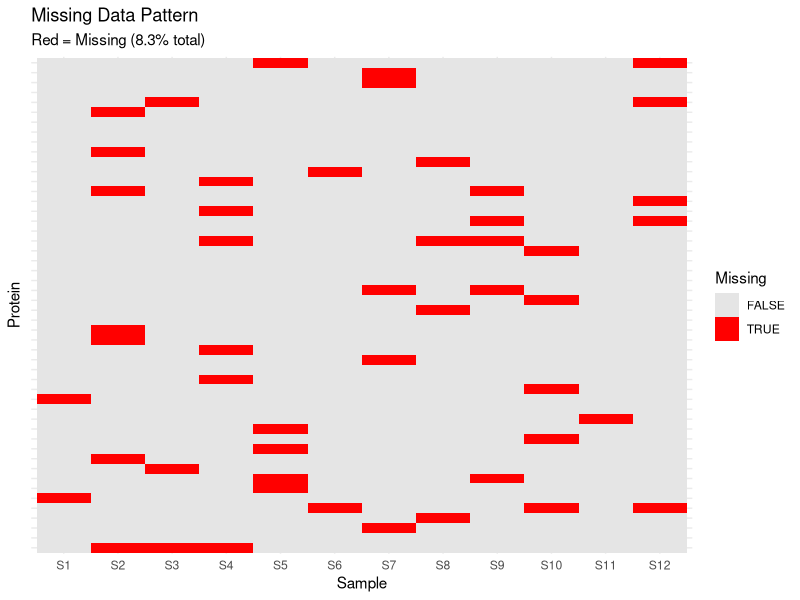
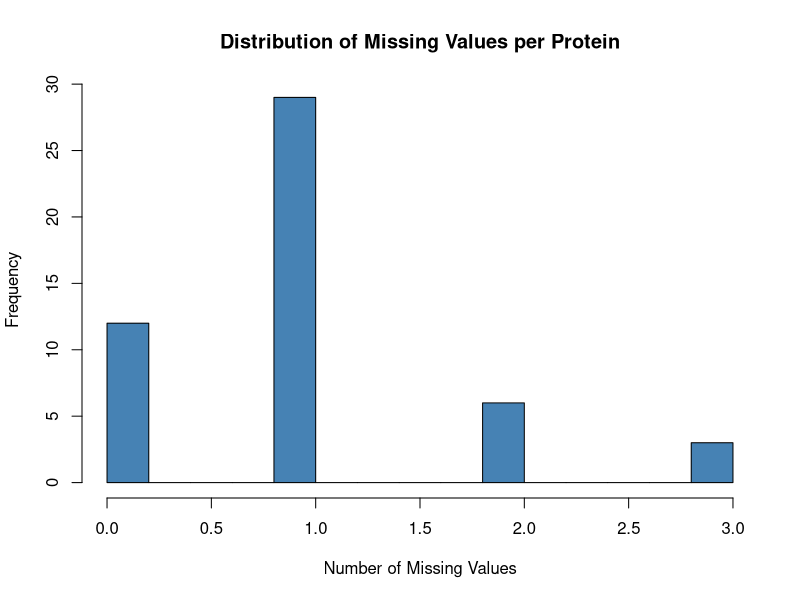
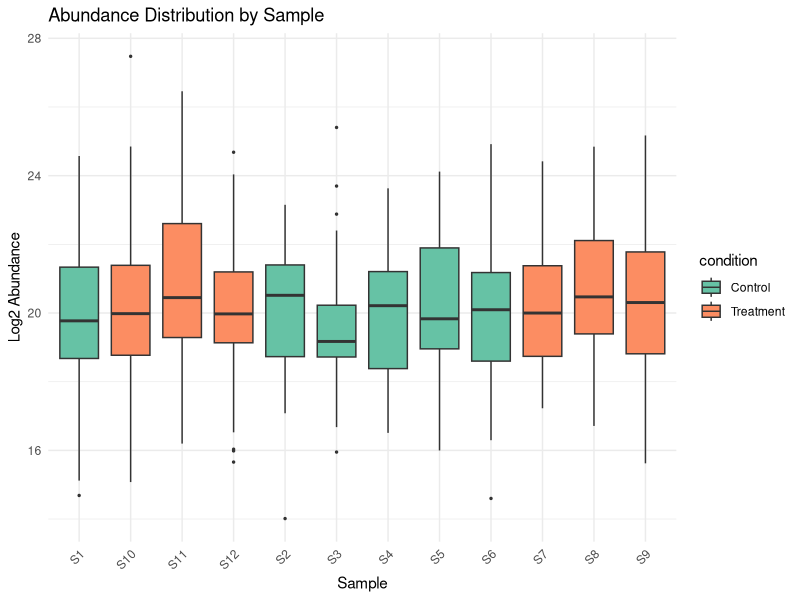
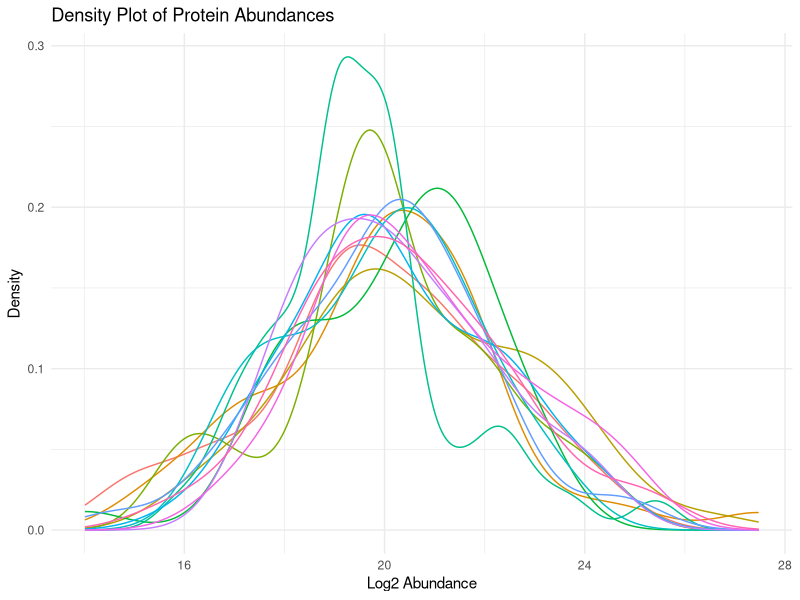
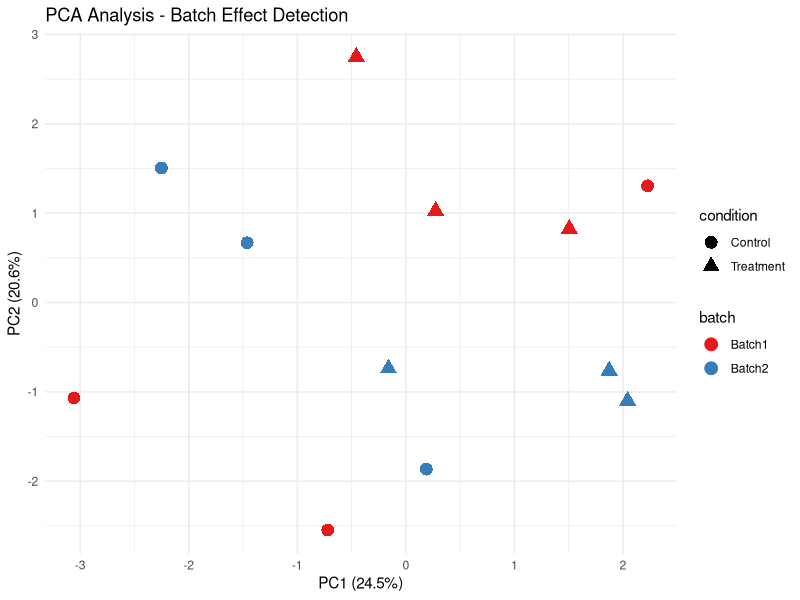
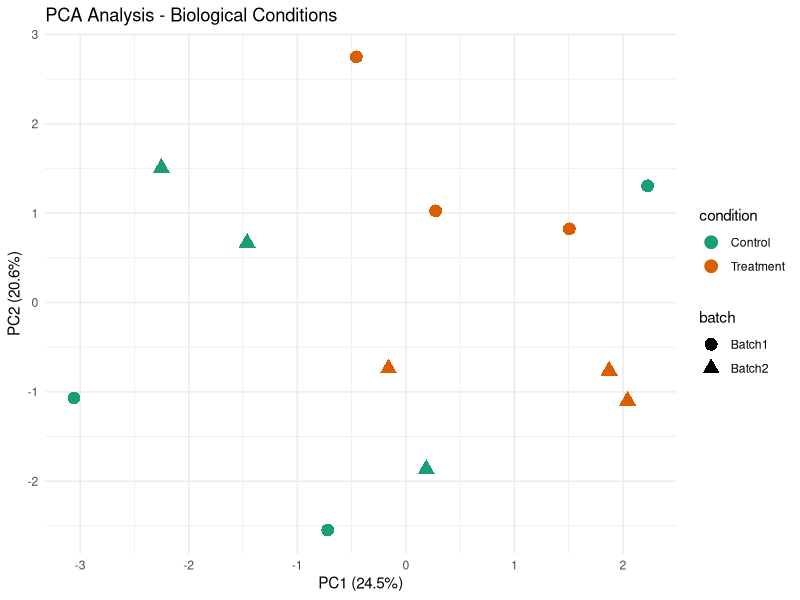
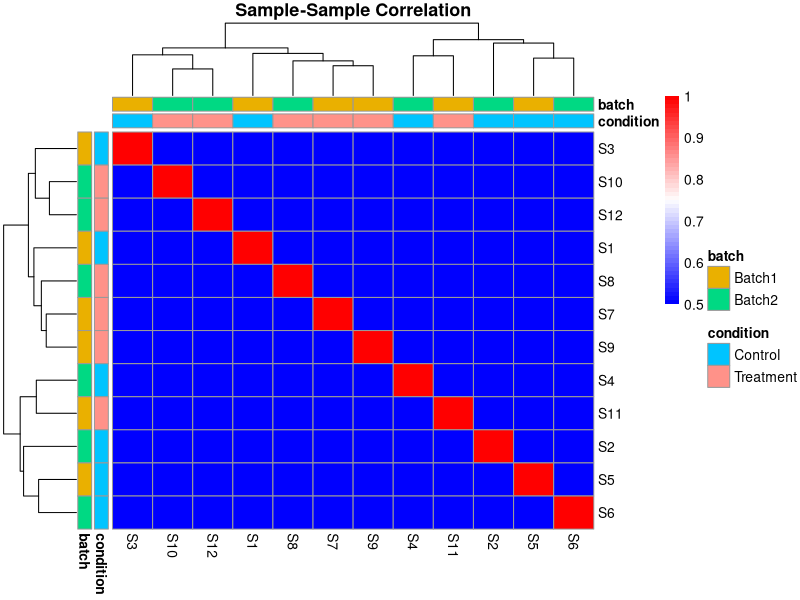
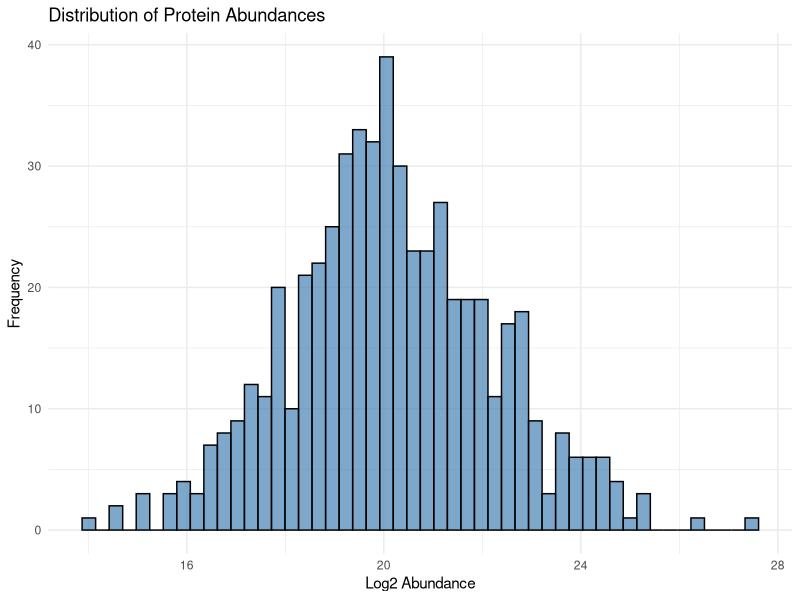

The R source for these figures, in order:
## ---- chunk 1
knitr::opts_chunk$set(echo = TRUE, warning = FALSE, message = FALSE)
install_if_missing <- function(pkg) {
  if (!requireNamespace(pkg, quietly = TRUE)) {
    install.packages(pkg, dependencies = TRUE)
  }
}

required_packages <- c("tidyverse", "pheatmap", "ggplot2", "limma")

invisible(lapply(required_packages, install_if_missing))

library(tidyverse)
library(pheatmap)
library(ggplot2)
library(limma)
## ---- chunk 2
# Example proteomic data structure
set.seed(42)

n_proteins <- 50
n_samples <- 12

# Create sample metadata
sample_metadata <- data.frame(
  sample_id = paste0("S", 1:n_samples),
  condition = rep(c("Control", "Treatment"), each = 6),
  batch = rep(c("Batch1", "Batch2"), times = 6),
  timepoint = rep(c("T0", "T1", "T2"), each = 4)
)

# Create protein matrix
protein_ids <- paste0("P", sprintf("%05d", 1:n_proteins))

# Simulate protein abundances with biological variation
protein_matrix <- matrix(
  rnorm(n_proteins * n_samples, mean = 20, sd = 2),
  nrow = n_proteins,
  ncol = n_samples,
  dimnames = list(protein_ids, sample_metadata$sample_id)
)

# Add treatment effect for some proteins
treatment_proteins <- 1:10
protein_matrix[treatment_proteins, 7:12] <- 
  protein_matrix[treatment_proteins, 7:12] + rnorm(10 * 6, mean = 2, sd = 0.5)

# Add some missing values (realistic scenario)
missing_indices <- sample(1:length(protein_matrix), size = 50)
protein_matrix[missing_indices] <- NA

# Display structure
cat("Matrix dimensions:", dim(protein_matrix), "\n")
cat("Number of proteins:", nrow(protein_matrix), "\n")
cat("Number of samples:", ncol(protein_matrix), "\n")
cat("Number of missing values:", sum(is.na(protein_matrix)), "\n")

# Show first few rows and columns
head(protein_matrix[, 1:6])
## ---- chunk 3
# Sample metadata
print(sample_metadata)

# Data summary
summary_stats <- data.frame(
  Sample = colnames(protein_matrix),
  Mean = apply(protein_matrix, 2, mean, na.rm = TRUE),
  Median = apply(protein_matrix, 2, median, na.rm = TRUE),
  SD = apply(protein_matrix, 2, sd, na.rm = TRUE),
  N_Missing = apply(protein_matrix, 2, function(x) sum(is.na(x)))
)

print(summary_stats)
## ---- chunk 4
# Solution
cat("1. Total proteins:", nrow(protein_matrix), "\n")

missing_per_protein <- apply(protein_matrix, 1, function(x) sum(is.na(x)))
cat("2. Average missing per protein:", 
    round(mean(missing_per_protein), 2), "\n")

missing_per_sample <- apply(protein_matrix, 2, function(x) sum(is.na(x)))
worst_sample <- names(which.max(missing_per_sample))
cat("3. Sample with most missing:", worst_sample, 
    "with", max(missing_per_sample), "missing values\n")
## ---- chunk 5
# Calculate missingness
missing_per_protein <- apply(protein_matrix, 1, function(x) sum(is.na(x)))
missing_per_sample <- apply(protein_matrix, 2, function(x) sum(is.na(x)))

# Visualize missing data pattern
library(reshape2)

missing_df <- melt(is.na(protein_matrix))
colnames(missing_df) <- c("Protein", "Sample", "Missing")

# Plot missing data heatmap
ggplot(missing_df, aes(x = Sample, y = Protein, fill = Missing)) +
  geom_tile() +
  scale_fill_manual(values = c("TRUE" = "red", "FALSE" = "grey90")) +
  theme_minimal() +
  theme(axis.text.y = element_blank(),
        axis.ticks.y = element_blank()) +
  labs(title = "Missing Data Pattern",
       subtitle = paste0("Red = Missing (", 
                        round(mean(missing_df$Missing) * 100, 1), "% total)"))

# Histogram of missing values per protein
hist(missing_per_protein,
     breaks = 20,
     main = "Distribution of Missing Values per Protein",
     xlab = "Number of Missing Values",
     col = "steelblue")
## ---- chunk 6
# Box plots for each sample
protein_df <- as.data.frame(protein_matrix)
protein_df$protein_id <- rownames(protein_df)

protein_long <- pivot_longer(protein_df, 
                             cols = -protein_id,
                             names_to = "sample_id",
                             values_to = "abundance")

# Add condition information
protein_long <- merge(protein_long, sample_metadata, by = "sample_id")

# Boxplot
ggplot(protein_long, aes(x = sample_id, y = abundance, fill = condition)) +
  geom_boxplot(outlier.size = 0.5) +
  theme_minimal() +
  theme(axis.text.x = element_text(angle = 45, hjust = 1)) +
  labs(title = "Abundance Distribution by Sample",
       x = "Sample", y = "Log2 Abundance") +
  scale_fill_brewer(palette = "Set2")

# Density plots
ggplot(protein_long, aes(x = abundance, color = sample_id)) +
  geom_density() +
  theme_minimal() +
  labs(title = "Density Plot of Protein Abundances",
       x = "Log2 Abundance", y = "Density") +
  theme(legend.position = "none")
## ---- chunk 7
# PCA colored by batch
pca_data <- t(na.omit(protein_matrix))
pca_result <- prcomp(pca_data, scale. = TRUE)

# Create PCA data frame
pca_df <- data.frame(
  PC1 = pca_result$x[, 1],
  PC2 = pca_result$x[, 2],
  sample_id = rownames(pca_result$x)
)

pca_df <- merge(pca_df, sample_metadata, by = "sample_id")

# Variance explained
var_explained <- summary(pca_result)$importance[2, 1:2] * 100

# PCA plot by batch
ggplot(pca_df, aes(x = PC1, y = PC2, color = batch, shape = condition)) +
  geom_point(size = 4) +
  theme_minimal() +
  labs(title = "PCA Analysis - Batch Effect Detection",
       x = paste0("PC1 (", round(var_explained[1], 1), "%)"),
       y = paste0("PC2 (", round(var_explained[2], 1), "%)")) +
  scale_color_brewer(palette = "Set1")

# PCA plot by condition
ggplot(pca_df, aes(x = PC1, y = PC2, color = condition, shape = batch)) +
  geom_point(size = 4) +
  theme_minimal() +
  labs(title = "PCA Analysis - Biological Conditions",
       x = paste0("PC1 (", round(var_explained[1], 1), "%)"),
       y = paste0("PC2 (", round(var_explained[2], 1), "%)")) +
  scale_color_brewer(palette = "Dark2")
## ---- chunk 8
# Calculate sample correlations
cor_matrix <- cor(protein_matrix, use = "pairwise.complete.obs")

# Heatmap
rownames(sample_metadata) <- sample_metadata$sample_id

pheatmap(cor_matrix,
         annotation_col = sample_metadata[, c("condition", "batch"), drop = FALSE],
         annotation_row = sample_metadata[, c("condition", "batch"), drop = FALSE],
         main = "Sample-Sample Correlation",
         color = colorRampPalette(c("blue", "white", "red"))(50),
         breaks = seq(0.5, 1, length.out = 51))
## ---- chunk 9
# Solution
# 1. Proteins with >50% missing
missing_pct <- apply(protein_matrix, 1, function(x) sum(is.na(x)) / length(x))
high_missing <- sum(missing_pct > 0.5)
cat("Proteins with >50% missing:", high_missing, 
    "(", round(high_missing / nrow(protein_matrix) * 100, 1), "%)\n")

# 2. Outlier samples based on median
sample_medians <- apply(protein_matrix, 2, median, na.rm = TRUE)
median_overall <- median(sample_medians)
mad_overall <- mad(sample_medians)
outliers <- abs(sample_medians - median_overall) > 3 * mad_overall

if (any(outliers)) {
  cat("Outlier samples:", names(sample_medians)[outliers], "\n")
} else {
  cat("No outlier samples detected\n")
}

# 3. Batch effects - already shown in PCA above
cat("Check PCA plot above for batch effect visualization\n")
## ---- chunk 10
# Histogram of all values
ggplot(protein_long, aes(x = abundance)) +
  geom_histogram(bins = 50, fill = "steelblue", color = "black", alpha = 0.7) +
  theme_minimal() +
  labs(title = "Distribution of Protein Abundances",
       x = "Log2 Abundance", y = "Frequency")

# Violin plots by condition
ggplot(protein_long, aes(x = condition, y = abundance, fill = condition)) +
  geom_violin() +
  geom_boxplot(width = 0.1, fill = "white", outlier.size = 0.5) +
  theme_minimal() +
  labs(title = "Abundance Distribution by Condition",
       x = "Condition", y = "Log2 Abundance") +
  scale_fill_brewer(palette = "Set2")
## ---- chunk 11
# Remove proteins with too many missing values
complete_proteins <- rowSums(is.na(protein_matrix)) < ncol(protein_matrix) * 0.3
filtered_matrix <- protein_matrix[complete_proteins, ]

# Impute remaining missing values with row means
for (i in 1:nrow(filtered_matrix)) {
  missing_idx <- is.na(filtered_matrix[i, ])
  if (any(missing_idx)) {
    filtered_matrix[i, missing_idx] <- mean(filtered_matrix[i, ], na.rm = TRUE)
  }
}

# Hierarchical clustering heatmap
annotation_col <- sample_metadata[, c("condition", "batch", "timepoint")]
rownames(annotation_col) <- sample_metadata$sample_id

pheatmap(filtered_matrix,
         scale = "row",
         clustering_distance_rows = "euclidean",
         clustering_distance_cols = "euclidean",
         annotation_col = annotation_col,
         show_rownames = FALSE,
         main = "Hierarchical Clustering of Samples",
         color = colorRampPalette(c("blue", "white", "red"))(50))
## ---- chunk 12
# Calculate Euclidean distances between samples
sample_dist <- dist(t(filtered_matrix))
sample_dist_matrix <- as.matrix(sample_dist)

# Heatmap of distances
pheatmap(sample_dist_matrix,
         annotation_col = annotation_col,
         annotation_row = annotation_col,
         main = "Sample-Sample Distance Matrix",
         color = colorRampPalette(c("red", "white"))(50))

# MDS plot (alternative to PCA)
mds_result <- cmdscale(sample_dist, k = 2)
mds_df <- data.frame(
  MDS1 = mds_result[, 1],
  MDS2 = mds_result[, 2],
  sample_id = colnames(filtered_matrix)
)
mds_df <- merge(mds_df, sample_metadata, by = "sample_id")

ggplot(mds_df, aes(x = MDS1, y = MDS2, color = condition, shape = batch)) +
  geom_point(size = 4) +
  theme_minimal() +
  labs(title = "MDS Plot of Sample Similarity",
       x = "MDS Dimension 1", y = "MDS Dimension 2") +
  scale_color_brewer(palette = "Dark2")
## ---- chunk 13
# Calculate CV for each protein
calculate_cv <- function(x) {
  (sd(x, na.rm = TRUE) / mean(x, na.rm = TRUE)) * 100
}

cv_by_condition <- protein_long %>%
  group_by(protein_id, condition) %>%
  summarise(cv = calculate_cv(abundance), .groups = "drop")

# Plot CV distribution
ggplot(cv_by_condition, aes(x = cv, fill = condition)) +
  geom_histogram(bins = 30, alpha = 0.7, position = "identity") +
  theme_minimal() +
  labs(title = "Coefficient of Variation Distribution",
       x = "CV (%)", y = "Count") +
  scale_fill_brewer(palette = "Set2") +
  facet_wrap(~ condition, ncol = 1)

# Summary statistics
cv_summary <- cv_by_condition %>%
  group_by(condition) %>%
  summarise(
    mean_cv = mean(cv, na.rm = TRUE),
    median_cv = median(cv, na.rm = TRUE),
    sd_cv = sd(cv, na.rm = TRUE)
  )

print(cv_summary)
## ---- chunk 14
# Solution
# 1. Data quality report
cat("=== DATA QUALITY REPORT ===\n\n")
cat("Dataset dimensions:", nrow(protein_matrix), "proteins x", 
    ncol(protein_matrix), "samples\n")
cat("Total missing values:", sum(is.na(protein_matrix)), 
    "(", round(mean(is.na(protein_matrix)) * 100, 1), "%)\n")
cat("Samples:", paste(sample_metadata$sample_id, collapse = ", "), "\n")
cat("Conditions:", paste(unique(sample_metadata$condition), collapse = ", "), "\n")
cat("Batches:", paste(unique(sample_metadata$batch), collapse = ", "), "\n\n")

# 2. Top 10 most variable proteins
protein_variance <- apply(filtered_matrix, 1, var, na.rm = TRUE)
top10_variable <- names(sort(protein_variance, decreasing = TRUE)[1:10])
cat("Top 10 most variable proteins:\n")
print(top10_variable)

# Plot top variable proteins
top10_data <- protein_long %>%
  filter(protein_id %in% top10_variable)

ggplot(top10_data, aes(x = sample_id, y = abundance, color = condition, group = 1)) +
  geom_line() +
  geom_point() +
  facet_wrap(~ protein_id, scales = "free_y", ncol = 2) +
  theme_minimal() +
  theme(axis.text.x = element_text(angle = 45, hjust = 1)) +
  labs(title = "Top 10 Most Variable Proteins", x = "Sample", y = "Abundance")

# 3. Clustering by condition
cat("\n3. Checking sample clustering by condition:\n")
cat("Review the PCA and hierarchical clustering plots above.\n")
cat("Samples should cluster primarily by condition if biological signal is strong.\n")
## ---- chunk 15
# Function to generate QC report
generate_qc_report <- function(data_matrix, metadata) {
  report <- list()
  
  # Basic statistics
  report$n_proteins <- nrow(data_matrix)
  report$n_samples <- ncol(data_matrix)
  report$missing_pct <- mean(is.na(data_matrix)) * 100
  
  # Sample statistics
  report$sample_stats <- data.frame(
    Sample = colnames(data_matrix),
    N_Quantified = colSums(!is.na(data_matrix)),
    Median_Abundance = apply(data_matrix, 2, median, na.rm = TRUE),
    Mean_Abundance = apply(data_matrix, 2, mean, na.rm = TRUE),
    SD_Abundance = apply(data_matrix, 2, sd, na.rm = TRUE)
  )
  
  # Protein statistics
  report$protein_stats <- data.frame(
    N_Complete = sum(rowSums(is.na(data_matrix)) == 0),
    N_Partial = sum(rowSums(is.na(data_matrix)) > 0 & rowSums(is.na(data_matrix)) < ncol(data_matrix)),
    N_Mostly_Missing = sum(rowSums(is.na(data_matrix)) > ncol(data_matrix) * 0.5)
  )
  
  return(report)
}

# Generate report
qc_report <- generate_qc_report(protein_matrix, sample_metadata)

# Print report
cat("=== QUALITY CONTROL SUMMARY ===\n\n")
cat("Total Proteins:", qc_report$n_proteins, "\n")
cat("Total Samples:", qc_report$n_samples, "\n")
cat("Missing Data:", round(qc_report$missing_pct, 2), "%\n\n")

cat("Protein Completeness:\n")
cat("  Complete (no missing):", qc_report$protein_stats$N_Complete, "\n")
cat("  Partial missing:", qc_report$protein_stats$N_Partial, "\n")
cat("  Mostly missing (>50%):", qc_report$protein_stats$N_Mostly_Missing, "\n\n")

print(qc_report$sample_stats)
